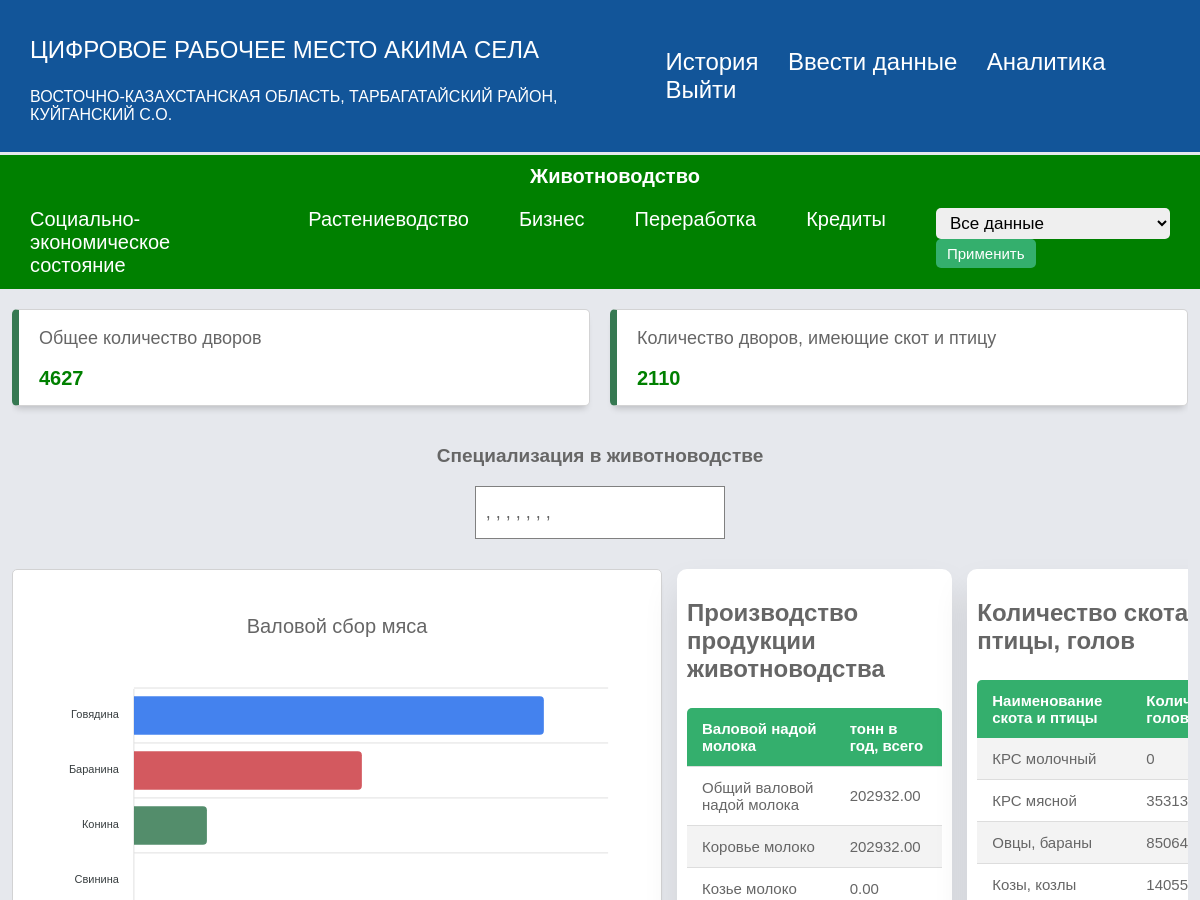
Page /dashboard_animals_all (signed in, upper part) on the earlier database version.
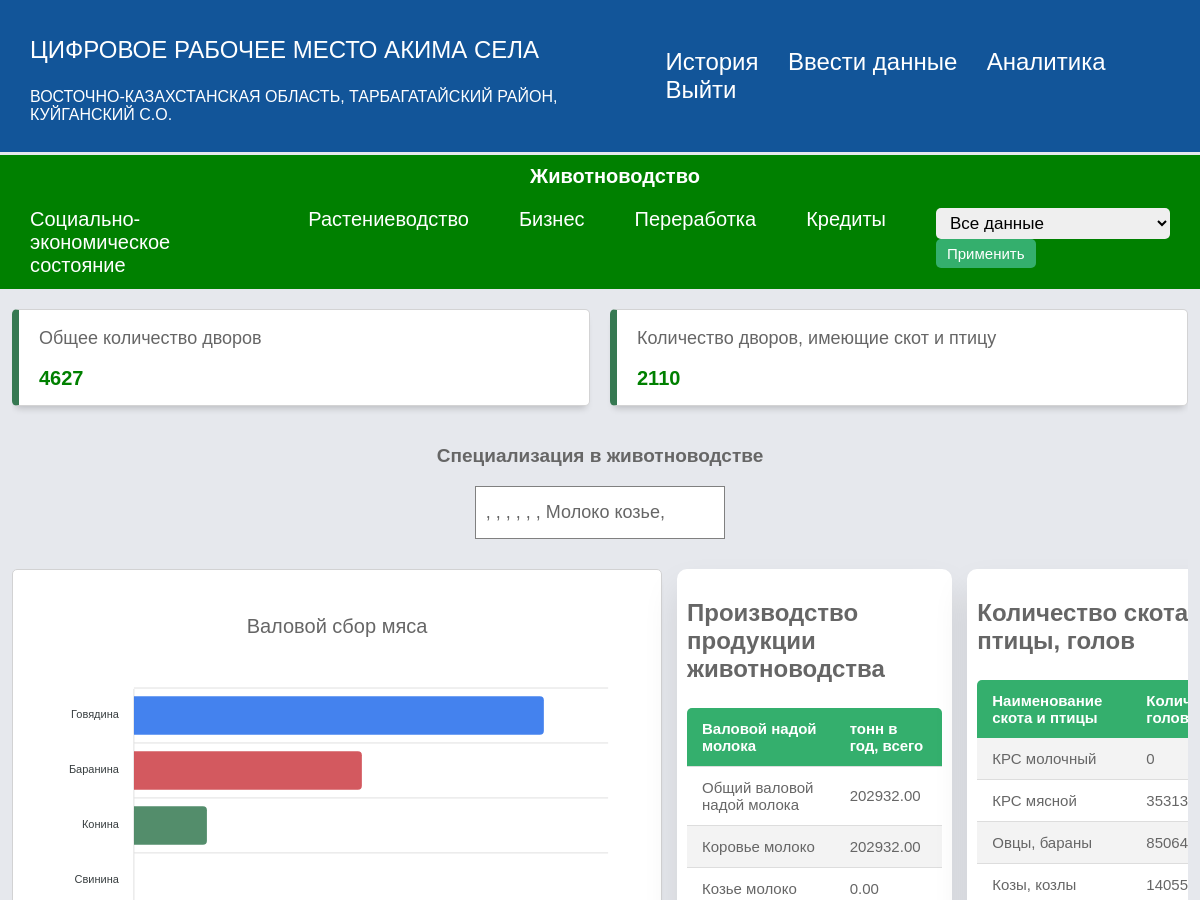
Same page on the later database version.
### app/models.py (models this page shows)
class Form(db.Model):
   id = db.Column(db.Integer, primary_key = True)
   user_id = db.Column(db.Integer, db.ForeignKey('user.id'))
   user = relationship("User",backref="forms")
   kato_2 = db.Column(db.String(1024))
   kato_2_name = db.Column(db.String(1024))
   kato_4 = db.Column(db.String(1024))
   kato_4_name = db.Column(db.String(1024))
   kato_6 = db.Column(db.String(1024))
   kato_6_name = db.Column(db.String(1024))
   form_year = db.Column(db.String(1024))
   labour_population = db.Column(db.BigInteger)
   labour_constant_population = db.Column(db.BigInteger)
   labour_labour = db.Column(db.BigInteger)
   labour_government_workers = db.Column(db.BigInteger)
   labour_private_labour = db.Column(db.BigInteger)
   labour_private_ogorod = db.Column(db.BigInteger)
   labour_total_econ_inactive_population = db.Column(db.BigInteger)
   labour_unemployed = db.Column(db.BigInteger)
   labour_household_size = db.Column(db.BigInteger)
   labour_average_income_family = db.Column(db.BigInteger)
   house_total_dvor = db.Column(db.BigInteger)
   house_zaselen_dvor = db.Column(db.BigInteger)
   dh_count = db.Column(db.BigInteger)
   dx_number_ogorodov = db.Column(db.BigInteger)
   dx_cx_land = db.Column(db.Numeric(30, 2))
   dx_pashnya = db.Column(db.Numeric(30, 2))
   dx_mnogoletnie = db.Column(db.Numeric(30, 2))
   dx_zelej = db.Column(db.Numeric(30, 2))
   dx_pastbishe = db.Column(db.Numeric(30, 2))
   dx_senokosy = db.Column(db.Numeric(30, 2))
   dx_ogorody = db.Column(db.Numeric(30, 2))
   dx_sad = db.Column(db.Numeric(30, 2))
   dx_urojai = db.Column(db.Numeric(30, 2))
   dx_cucumber = db.Column(db.Numeric(30, 2))
   dx_tomato = db.Column(db.Numeric(30, 2))
   dx_potato = db.Column(db.Numeric(30, 2))
   dx_kapusta = db.Column(db.Numeric(30, 2))
   dx_carrot = db.Column(db.Numeric(30, 2))
   dx_svekla = db.Column(db.Numeric(30, 2))
   dx_sweet_peper = db.Column(db.Numeric(30, 2))
   dx_baklajan = db.Column(db.Numeric(30, 2))
   dx_kabachek = db.Column(db.Numeric(30, 2))
   dx_onion = db.Column(db.Numeric(30, 2))
   dx_chesnok = db.Column(db.Numeric(30, 2))
   dx_redis = db.Column(db.Numeric(30, 2))
   dx_korm = db.Column(db.Numeric(30, 2))
   dx_fruits = db.Column(db.Numeric(30, 2))
   kx_amount = db.Column(db.BigInteger)
   kz_cx_land = db.Column(db.Numeric(30, 2))
   kx_pansya = db.Column(db.Numeric(30, 2))
   kx_mnogoletnie = db.Column(db.Numeric(30, 2))
   kx_zelej = db.Column(db.Numeric(30, 2))
   kx_pastbishe = db.Column(db.Numeric(30, 2))
   kx_senokosy = db.Column(db.Numeric(30, 2))
   kx_urojai = db.Column(db.Numeric(30, 2))
   kx_zerno = db.Column(db.Numeric(30, 2))
   kx_rice = db.Column(db.Numeric(30, 2))
   kx_maslichnye = db.Column(db.Numeric(30, 2))
   kx_korm = db.Column(db.Numeric(30, 2))
   kx_mnogoletnie_derevo = db.Column(db.Numeric(30, 2))
   kz_cx_land_reserve = db.Column(db.Numeric(30, 2))
   kx_pansya_reserve = db.Column(db.Numeric(30, 2))
   kx_mnogoletnie_reserve = db.Column(db.Numeric(30, 2))
   kx_zelej_reserve = db.Column(db.Numeric(30, 2))
   kx_pastbishe_reserve = db.Column(db.Numeric(30, 2))
   kx_senokosy_reserve = db.Column(db.Numeric(30, 2))
   infrastructure_polivochnaya_sistema_ = db.Column(db.BigInteger)
   infrastructure_polivochnaya_sistema_isused = db.Column(db.BigInteger)
   infrastructure_polivy = db.Column(db.Numeric(30, 2))
   infrastructure_mtm = db.Column(db.BigInteger)
   infrastructure_mtm_isused = db.Column(db.BigInteger)
   infrastructure_slad = db.Column(db.BigInteger)
   infrastructure_slad_isused = db.Column(db.BigInteger)
   infrastructure_garage = db.Column(db.BigInteger)
   infrastructure_garage_isused = db.Column(db.BigInteger)
   infrastructure_cycsterny = db.Column(db.BigInteger)
   infrastructure_cycsterny_isused = db.Column(db.BigInteger)
   infrastructure_transformator = db.Column(db.BigInteger)
   infrastructure_transformator_isused = db.Column(db.BigInteger)
   specialization_rastenivodstvo = db.Column(db.String(1024))
   animal_dvor = db.Column(db.BigInteger)
   animal_skot_bird = db.Column(db.BigInteger)
   animal_cx_land = db.Column(db.Numeric(30, 2))
   animal_pashnya = db.Column(db.Numeric(30, 2))
   animal_mnogolet = db.Column(db.Numeric(30, 2))
   animal_zalej = db.Column(db.Numeric(30, 2))
   animal_pastbisha = db.Column(db.Numeric(30, 2))
   animal_senokos = db.Column(db.Numeric(30, 2))
   animal_ogorod = db.Column(db.Numeric(30, 2))
   animal_sad = db.Column(db.Numeric(30, 2))
   animal_krs_milk = db.Column(db.BigInteger)
   animal_krs_meat = db.Column(db.BigInteger)
   animal_sheep = db.Column(db.BigInteger)
   animal_kozel = db.Column(db.BigInteger)
   animal_horse = db.Column(db.BigInteger)
   animal_camel = db.Column(db.BigInteger)
   animal_pig = db.Column(db.BigInteger)
   animal_chicken = db.Column(db.BigInteger)
   animal_gusi = db.Column(db.BigInteger)
   animal_duck = db.Column(db.BigInteger)
   animal_induk = db.Column(db.BigInteger)
   animal_mik_total = db.Column(db.Numeric(30, 2))
   animal_milk_cow = db.Column(db.Numeric(30, 2))
   animal_milkrate_cow = db.Column(db.Numeric(30, 2))
   animal_mil_kozel = db.Column(db.Numeric(30, 2))
   animal_milrate_kozel = db.Column(db.Numeric(30, 2))
   animal_milk_horse = db.Column(db.Numeric(30, 2))
   animal_milkrate_horse = db.Column(db.Numeric(30, 2))
   animal_milk_camel = db.Column(db.Numeric(30, 2))
   animal_milkrate_camel = db.Column(db.Numeric(30, 2))
   animal_meat_total = db.Column(db.Numeric(30, 2))
   animal_meat_cow = db.Column(db.Numeric(30, 2))
   animal_meat_sheep = db.Column(db.Numeric(30, 2))
   animal_meat_horse = db.Column(db.Numeric(30, 2))
   animal_meat_pig = db.Column(db.Numeric(30, 2))
   animal_meat_camel = db.Column(db.Numeric(30, 2))
   animal_meat_chicken = db.Column(db.Numeric(30, 2))
   animal_meat_duck = db.Column(db.Numeric(30, 2))
   animal_meat_gusi = db.Column(db.Numeric(30, 2))
   animal_egg_total = db.Column(db.BigInteger)
   animal_egg_chicken = db.Column(db.BigInteger)
   animal_egg_gusi = db.Column(db.BigInteger)
   animal_egg_perepel = db.Column(db.BigInteger)
   animal_transformator = db.Column(db.BigInteger)
   animal_transformator_isused = db.Column(db.BigInteger)
   specialization_animal = db.Column(db.String(1024))
   noncx_sto = db.Column(db.BigInteger)
   noncx_sto_needs = db.Column(db.BigInteger)
   noncx_kindergarden = db.Column(db.BigInteger)
   noncx_kindergarden_needs = db.Column(db.BigInteger)
   noncx_souvenier = db.Column(db.BigInteger)
   noncx_souvenier_needs = db.Column(db.BigInteger)
   noncx_pc_service = db.Column(db.BigInteger)
   noncx_pc_service_needs = db.Column(db.BigInteger)
   noncx_store = db.Column(db.BigInteger)
   noncx_store_needs = db.Column(db.BigInteger)
   noncx_remont_bytovoi_tech = db.Column(db.BigInteger)
   noncx_remont_bytovoi_tech_needs = db.Column(db.BigInteger)
   noncx_metal = db.Column(db.BigInteger)
   noncx_metal_needs = db.Column(db.BigInteger)
   noncx_accounting = db.Column(db.BigInteger)
   noncx_accounting_needs = db.Column(db.BigInteger)
   noncx_photo = db.Column(db.BigInteger)
   noncx_photo_needs = db.Column(db.BigInteger)
   noncx_turism = db.Column(db.BigInteger)
   noncx_turism_needs = db.Column(db.BigInteger)
   noncx_rent = db.Column(db.BigInteger)
   noncx_rent_needs = db.Column(db.BigInteger)
   noncx_cargo = db.Column(db.BigInteger)
   noncx_cargo_needs = db.Column(db.BigInteger)
   noncx_massage = db.Column(db.BigInteger)
   noncx_massage_needs = db.Column(db.BigInteger)
   noncx_foodcourt = db.Column(db.BigInteger)
   noncx_foodcourt_needs = db.Column(db.BigInteger)
   noncx_cleaning = db.Column(db.BigInteger)
   noncx_cleaning_needs = db.Column(db.BigInteger)
   noncx_beuty = db.Column(db.BigInteger)
   noncx_beuty_needs = db.Column(db.BigInteger)
   noncx_carwash = db.Column(db.BigInteger)
   noncx_carwash_needs = db.Column(db.BigInteger)
   noncx_atelie = db.Column(db.BigInteger)
   noncx_atelie_needs = db.Column(db.BigInteger)
   noncx_others = db.Column(db.BigInteger)
   noncx_others_needs = db.Column(db.BigInteger)
   noncx_stroika = db.Column(db.BigInteger)
   noncx_stroika_needs = db.Column(db.BigInteger)
   noncx_mebel = db.Column(db.BigInteger)
   noncx_mebel_needs = db.Column(db.BigInteger)
   noncx_stroi_material = db.Column(db.BigInteger)
   noncx_stroi_material_needs = db.Column(db.BigInteger)
   noncx_svarka = db.Column(db.BigInteger)
   noncx_svarka_needs = db.Column(db.BigInteger)
   noncx_woodworking = db.Column(db.BigInteger)
   noncx_woodworking_needs = db.Column(db.BigInteger)
   noncx_others_uslugi = db.Column(db.BigInteger)
   noncx_others_needs_uslugi = db.Column(db.BigInteger)
   manufacture_milk = db.Column(db.Numeric(30, 2))
   manufacture_milk_needs = db.Column(db.Numeric(30, 2))
   manufacture_meat = db.Column(db.Numeric(30, 2))
   manufacture_meat_needs = db.Column(db.Numeric(30, 2))
   manufacture_vegetables = db.Column(db.Numeric(30, 2))  # Corrected typo
   manufacture_vegetables_needs = db.Column(db.Numeric(30, 2))  # Corrected typo
   manufacture_mayo = db.Column(db.Numeric(30, 2))
   manufacture_mayo_needs = db.Column(db.Numeric(30, 2))
   manufacture_fish = db.Column(db.Numeric(30, 2))
   manufacture_fish_needs = db.Column(db.Numeric(30, 2))
   manufacture_choco = db.Column(db.Numeric(30, 2))
   manufacture_choco_needs = db.Column(db.Numeric(30, 2))
   manufacture_beer = db.Column(db.Numeric(30, 2))
   manufacture_beer_needs = db.Column(db.Numeric(30, 2))
   manufacture_vodka = db.Column(db.Numeric(30, 2))
   manufacture_vodka_needs = db.Column(db.Numeric(30, 2))
   manufacture_honey = db.Column(db.Numeric(30, 2))
   manufacture_honey_needs = db.Column(db.Numeric(30, 2))
   manufacture_polufabricat = db.Column(db.Numeric(30, 2))
   manufacture_polufabricat_needs = db.Column(db.Numeric(30, 2))
   manufacture_bread = db.Column(db.Numeric(30, 2))
   manufacture_bread_needs = db.Column(db.Numeric(30, 2))
   manufacture_others = db.Column(db.Numeric(30, 2))
   manufacture_others_needs = db.Column(db.Numeric(30, 2))
   credit_amount = db.Column(db.BigInteger)
   credit_total = db.Column(db.BigInteger)
   credit_average_total = db.Column(db.BigInteger)
   credit_zalog = db.Column(db.Numeric(30, 2))
   modified_date = db.Column(db.DateTime(timezone=True), default=datetime.now(timezone(timedelta(hours=6))), onupdate=datetime.now(timezone(timedelta(hours=6))))
   creation_date = db.Column(db.DateTime(timezone=True), default=datetime.now(timezone(timedelta(hours=6))))

### app/routes.py (the view, shortened to what this page needs)
@app.route('/dashboard_animals_all', methods=['GET', 'POST'])
@login_required
def dashboard_animals_all():
    filterform = FilterForm()
    filterform.set_filter_choices(current_user.kato_4)
    if request.method == 'GET':
        formdata_list = Form.query.filter_by(kato_4=current_user.kato_4).all()
        count_form = len(formdata_list)
        inspector1 = inspect(Form)
        columns = inspector1.columns.keys()
        sum_formdata = Form(
            **{column: sum(getattr(form, column) if isinstance(getattr(form, column), (int, float, Decimal)) else 0 for form in formdata_list)
                for column in columns}
        )
        return render_template('animal_dashboard_all.html', filterform=filterform,round=round, formData=sum_formdata, user=current_user, form=formdata_list)
    return render_template('animal_dashboard_all.html', filterform=filterform,round=round, formData=sum_formdata, user=current_user)

### app/forms.py
class FilterForm(FlaskForm):
    kato_4 = SelectField(choices=[])
    def set_filter_choices(self, kato_4):
        choices = [(i.kato_6, i.kato_6_name) for i in Form.query.filter_by(kato_4=kato_4).all()]
        choices.insert(0, (kato_4, 'Все данные'))
        self.kato_4.choices = choices
    submit = SubmitField('Применить')

### app/routes.py (called while the page is built)
@login_manager.user_loader
def load_user(user_id):
    return User.query.get(int(user_id))

### app/templates/animal_dashboard_all.html (shortened to what the changed rows need)
{% extends "base.html" %} {% block title %}Аналитика{% endblock %}
{% block content %}
<link rel="stylesheet" href="{{ url_for('static', filename='animal_dashboard.css') }}" />
<body>
<div class="grid-container">
      <main class="main-container">
              <div class="specialization-rast">
              <p>Специализация в животноводстве</p>
              <div class="spec_block">
                {% if form %}
                  {% for i in form %}
                  {{ i.specialization_animal }},
                  {% endfor %}
                {% else %}
                {{formData.specialization_animal}}
                {% endif %}
          </div>
          </div>
        <div class="charts">
          <section class="attendance">
            <div class="attendance-list">
              <h1>Производство продукции животноводства</h1>
            </div>
          </section>
          <section class="attendance">
            <div class="attendance-list">
              <h1>Количество скота и птицы, голов</h1>
              <table class="table">
                <thead>
                  <tr>
                    <th>Наименование скота и птицы</th>
                    <th>Количество голов</th>
                  </tr>
                </thead>
              </table>
            </div>
          </section>
        </div>
      </main>
    </div>
</body>
{% endblock %}

Differences in the rows shown:
added Form: specialization_animal "Молоко козье"
